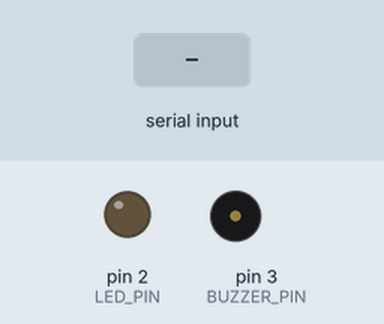
Recording of a sketch running on a simulated Arduino Uno, built with avr-gcc and run on an emulated ATmega328P. Shown: output pins drawn as LEDs (lit = HIGH), buzzer (waves = sounding). Dashed ring = blinking. Inputs (shaded band) come from the test bench.

Above: at 1.2 s.
1.3 s: "P\n" received over Serial
At 1.42 s:
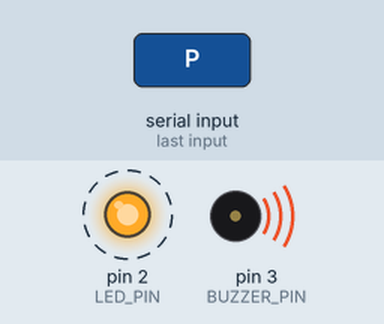
4.3 s: byte 79 ('O') received over Serial
At 5.3 s:
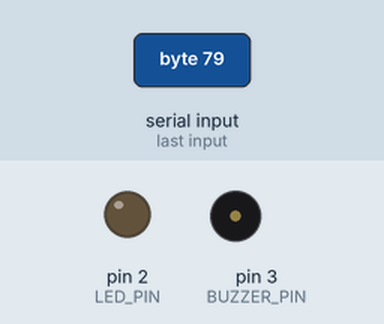
5.8 s: "M\n" received over Serial
At 6.7 s:
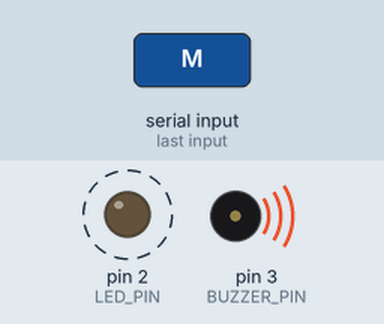
8.8 s: "F\n" received over Serial
At 12.0 s:
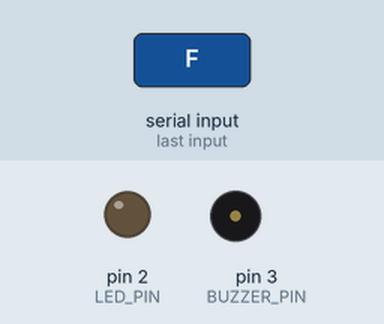
Timing chart, 0 to 12.8 s (numbered marks = the images above; inputs shaded):
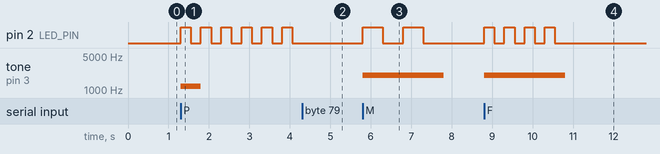

Measured:
- after the input at 1.3 s, pin 2 (LED_PIN): alternates HIGH for 0.25 s and LOW for 0.25 s, starting at once; tone on pin 3 (BUZZER_PIN): silent → 1200 Hz at once, → silent 0.50 s later
- after the input at 4.3 s, pin 2 (LED_PIN): stops changing and stays LOW
- after the input at 5.8 s, pin 2 (LED_PIN): alternates HIGH for 0.50 s and LOW for 0.50 s, 4 changes in all, then stays LOW, starting at once; tone on pin 3 (BUZZER_PIN): silent → 2000 Hz at once, → silent 2.0 s later
- after the input at 8.8 s, pin 2 (LED_PIN): alternates HIGH for 0.25 s and LOW for 0.25 s, 8 changes in all, then stays LOW, starting at once; tone on pin 3 (BUZZER_PIN): silent → 2000 Hz at once, → silent 2.0 s later

The sketch:

alarma.ino
```cpp
const int LED_PIN = 2;
const int BUZZER_PIN = 3;

char currentState = 'O';
bool postureBeepDone = false;
unsigned long lastBlinkTime = 0;
bool ledState = LOW;

void setup() {
  Serial.begin(9600);
  pinMode(LED_PIN, OUTPUT);
  pinMode(BUZZER_PIN, OUTPUT);
}

// Función de Interrupción para Microsueños
void executeMicroSleepAlarm(int blinks) {
  digitalWrite(LED_PIN, LOW);
  tone(BUZZER_PIN, 2000); // Tono grave y fuerte

  // Dividimos los 2 segundos (2000ms) entre los parpadeos
  int blinkDelay = 2000 / (blinks * 2);

  for(int i = 0; i < blinks; i++) {
    digitalWrite(LED_PIN, HIGH);
    delay(blinkDelay);
    digitalWrite(LED_PIN, LOW);
    delay(blinkDelay);
  }
  noTone(BUZZER_PIN);
}

void loop() {
  // 1. Escuchar a Python
  while (Serial.available() > 0) {
    char cmd = Serial.read();
    if (cmd == '\n' || cmd == '\r') continue;

    if (cmd == 'O') {
      currentState = 'O';
      postureBeepDone = false; // Reseteamos el pitido para la próxima vez
      digitalWrite(LED_PIN, LOW);
      noTone(BUZZER_PIN);
    }
    else if (cmd == 'P') {
      currentState = 'P';
    }
    else if (cmd == 'M') {
      executeMicroSleepAlarm(2); // Evento: 2 segs, 2 parpadeos
    }
    else if (cmd == 'F') {
      executeMicroSleepAlarm(4); // Evento: 2 segs, 4 parpadeos
    }
  }

  // 2. Máquina de Estados Continua
  if (currentState == 'P') {
    // A. Un solo pitido fuerte al entrar en mala postura
    if (!postureBeepDone) {
      tone(BUZZER_PIN, 1200, 500); // Pitido de medio segundo
      postureBeepDone = true;
    }

    // B. Parpadeo continuo sin usar delay()
    if (millis() - lastBlinkTime > 250) {
      ledState = !ledState;
      digitalWrite(LED_PIN, ledState);
      lastBlinkTime = millis();
    }
  }
}
```
